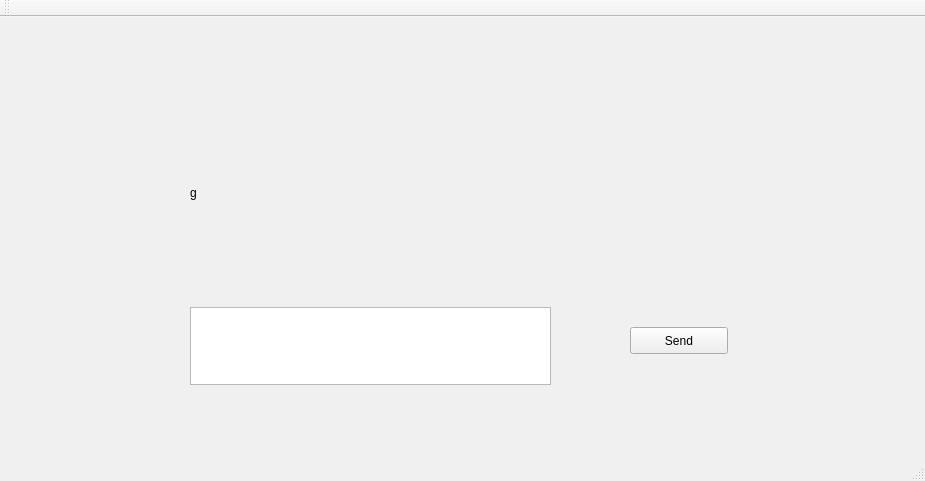
<?xml version="1.0" encoding="UTF-8"?>
<ui version="4.0">
 <class>MainWindow</class>
 <widget class="QMainWindow" name="MainWindow">
  <property name="geometry">
   <rect>
    <x>0</x>
    <y>0</y>
    <width>925</width>
    <height>481</height>
   </rect>
  </property>
  <property name="palette">
   <palette>
    <active>
     <colorrole role="Base">
      <brush brushstyle="SolidPattern">
       <color alpha="255">
        <red>255</red>
        <green>255</green>
        <blue>255</blue>
       </color>
      </brush>
     </colorrole>
     <colorrole role="Window">
      <brush brushstyle="SolidPattern">
       <color alpha="255">
        <red>240</red>
        <green>240</green>
        <blue>240</blue>
       </color>
      </brush>
     </colorrole>
    </active>
    <inactive>
     <colorrole role="Base">
      <brush brushstyle="SolidPattern">
       <color alpha="255">
        <red>255</red>
        <green>255</green>
        <blue>255</blue>
       </color>
      </brush>
     </colorrole>
     <colorrole role="Window">
      <brush brushstyle="SolidPattern">
       <color alpha="255">
        <red>240</red>
        <green>240</green>
        <blue>240</blue>
       </color>
      </brush>
     </colorrole>
    </inactive>
    <disabled>
     <colorrole role="Base">
      <brush brushstyle="SolidPattern">
       <color alpha="255">
        <red>240</red>
        <green>240</green>
        <blue>240</blue>
       </color>
      </brush>
     </colorrole>
     <colorrole role="Window">
      <brush brushstyle="SolidPattern">
       <color alpha="255">
        <red>240</red>
        <green>240</green>
        <blue>240</blue>
       </color>
      </brush>
     </colorrole>
    </disabled>
   </palette>
  </property>
  <property name="windowTitle">
   <string>MainWindow</string>
  </property>
  <widget class="QWidget" name="centralWidget">
   <widget class="QTextEdit" name="textEdit">
    <property name="geometry">
     <rect>
      <x>190</x>
      <y>290</y>
      <width>361</width>
      <height>78</height>
     </rect>
    </property>
   </widget>
   <widget class="QLabel" name="label">
    <property name="geometry">
     <rect>
      <x>190</x>
      <y>80</y>
      <width>461</width>
      <height>191</height>
     </rect>
    </property>
    <property name="text">
     <string>g</string>
    </property>
   </widget>
   <widget class="QPushButton" name="pushButton">
    <property name="geometry">
     <rect>
      <x>630</x>
      <y>310</y>
      <width>98</width>
      <height>27</height>
     </rect>
    </property>
    <property name="text">
     <string>Send</string>
    </property>
   </widget>
  </widget>
  <widget class="QToolBar" name="mainToolBar">
   <attribute name="toolBarArea">
    <enum>TopToolBarArea</enum>
   </attribute>
   <attribute name="toolBarBreak">
    <bool>false</bool>
   </attribute>
  </widget>
  <widget class="QStatusBar" name="statusBar"/>
  <widget class="QMenuBar" name="menuBar">
   <property name="geometry">
    <rect>
     <x>0</x>
     <y>0</y>
     <width>925</width>
     <height>25</height>
    </rect>
   </property>
   <property name="palette">
    <palette>
     <active>
      <colorrole role="WindowText">
       <brush brushstyle="SolidPattern">
        <color alpha="255">
         <red>0</red>
         <green>0</green>
         <blue>0</blue>
        </color>
       </brush>
      </colorrole>
      <colorrole role="Button">
       <brush brushstyle="SolidPattern">
        <color alpha="255">
         <red>240</red>
         <green>16</green>
         <blue>46</blue>
        </color>
       </brush>
      </colorrole>
      <colorrole role="Light">
       <brush brushstyle="SolidPattern">
        <color alpha="255">
         <red>255</red>
         <green>122</green>
         <blue>140</blue>
        </color>
       </brush>
      </colorrole>
      <colorrole role="Midlight">
       <brush brushstyle="SolidPattern">
        <color alpha="255">
         <red>247</red>
         <green>69</green>
         <blue>93</blue>
        </color>
       </brush>
      </colorrole>
      <colorrole role="Dark">
       <brush brushstyle="SolidPattern">
        <color alpha="255">
         <red>120</red>
         <green>8</green>
         <blue>23</blue>
        </color>
       </brush>
      </colorrole>
      <colorrole role="Mid">
       <brush brushstyle="SolidPattern">
        <color alpha="255">
         <red>160</red>
         <green>10</green>
         <blue>30</blue>
        </color>
       </brush>
      </colorrole>
      <colorrole role="Text">
       <brush brushstyle="SolidPattern">
        <color alpha="255">
         <red>0</red>
         <green>0</green>
         <blue>0</blue>
        </color>
       </brush>
      </colorrole>
      <colorrole role="BrightText">
       <brush brushstyle="SolidPattern">
        <color alpha="255">
         <red>255</red>
         <green>255</green>
         <blue>255</blue>
        </color>
       </brush>
      </colorrole>
      <colorrole role="ButtonText">
       <brush brushstyle="SolidPattern">
        <color alpha="255">
         <red>0</red>
         <green>0</green>
         <blue>0</blue>
        </color>
       </brush>
      </colorrole>
      <colorrole role="Base">
       <brush brushstyle="SolidPattern">
        <color alpha="255">
         <red>255</red>
         <green>255</green>
         <blue>255</blue>
        </color>
       </brush>
      </colorrole>
      <colorrole role="Window">
       <brush brushstyle="SolidPattern">
        <color alpha="255">
         <red>240</red>
         <green>16</green>
         <blue>46</blue>
        </color>
       </brush>
      </colorrole>
      <colorrole role="Shadow">
       <brush brushstyle="SolidPattern">
        <color alpha="255">
         <red>0</red>
         <green>0</green>
         <blue>0</blue>
        </color>
       </brush>
      </colorrole>
      <colorrole role="AlternateBase">
       <brush brushstyle="SolidPattern">
        <color alpha="255">
         <red>247</red>
         <green>135</green>
         <blue>150</blue>
        </color>
       </brush>
      </colorrole>
      <colorrole role="ToolTipBase">
       <brush brushstyle="SolidPattern">
        <color alpha="255">
         <red>255</red>
         <green>255</green>
         <blue>220</blue>
        </color>
       </brush>
      </colorrole>
      <colorrole role="ToolTipText">
       <brush brushstyle="SolidPattern">
        <color alpha="255">
         <red>0</red>
         <green>0</green>
         <blue>0</blue>
        </color>
       </brush>
      </colorrole>
     </active>
     <inactive>
      <colorrole role="WindowText">
       <brush brushstyle="SolidPattern">
        <color alpha="255">
         <red>0</red>
         <green>0</green>
         <blue>0</blue>
        </color>
       </brush>
      </colorrole>
      <colorrole role="Button">
       <brush brushstyle="SolidPattern">
        <color alpha="255">
         <red>240</red>
         <green>16</green>
         <blue>46</blue>
        </color>
       </brush>
      </colorrole>
      <colorrole role="Light">
       <brush brushstyle="SolidPattern">
        <color alpha="255">
         <red>255</red>
         <green>122</green>
         <blue>140</blue>
        </color>
       </brush>
      </colorrole>
      <colorrole role="Midlight">
       <brush brushstyle="SolidPattern">
        <color alpha="255">
         <red>247</red>
         <green>69</green>
         <blue>93</blue>
        </color>
       </brush>
      </colorrole>
      <colorrole role="Dark">
       <brush brushstyle="SolidPattern">
        <color alpha="255">
         <red>120</red>
         <green>8</green>
         <blue>23</blue>
        </color>
       </brush>
      </colorrole>
      <colorrole role="Mid">
       <brush brushstyle="SolidPattern">
        <color alpha="255">
         <red>160</red>
         <green>10</green>
         <blue>30</blue>
        </color>
       </brush>
      </colorrole>
      <colorrole role="Text">
       <brush brushstyle="SolidPattern">
        <color alpha="255">
         <red>0</red>
         <green>0</green>
         <blue>0</blue>
        </color>
       </brush>
      </colorrole>
      <colorrole role="BrightText">
       <brush brushstyle="SolidPattern">
        <color alpha="255">
         <red>255</red>
         <green>255</green>
         <blue>255</blue>
        </color>
       </brush>
      </colorrole>
      <colorrole role="ButtonText">
       <brush brushstyle="SolidPattern">
        <color alpha="255">
         <red>0</red>
         <green>0</green>
         <blue>0</blue>
        </color>
       </brush>
      </colorrole>
      <colorrole role="Base">
       <brush brushstyle="SolidPattern">
        <color alpha="255">
         <red>255</red>
         <green>255</green>
         <blue>255</blue>
        </color>
       </brush>
      </colorrole>
      <colorrole role="Window">
       <brush brushstyle="SolidPattern">
        <color alpha="255">
         <red>240</red>
         <green>16</green>
         <blue>46</blue>
        </color>
       </brush>
      </colorrole>
      <colorrole role="Shadow">
       <brush brushstyle="SolidPattern">
        <color alpha="255">
         <red>0</red>
         <green>0</green>
         <blue>0</blue>
        </color>
       </brush>
      </colorrole>
      <colorrole role="AlternateBase">
       <brush brushstyle="SolidPattern">
        <color alpha="255">
         <red>247</red>
         <green>135</green>
         <blue>150</blue>
        </color>
       </brush>
      </colorrole>
      <colorrole role="ToolTipBase">
       <brush brushstyle="SolidPattern">
        <color alpha="255">
         <red>255</red>
         <green>255</green>
         <blue>220</blue>
        </color>
       </brush>
      </colorrole>
      <colorrole role="ToolTipText">
       <brush brushstyle="SolidPattern">
        <color alpha="255">
         <red>0</red>
         <green>0</green>
         <blue>0</blue>
        </color>
       </brush>
      </colorrole>
     </inactive>
     <disabled>
      <colorrole role="WindowText">
       <brush brushstyle="SolidPattern">
        <color alpha="255">
         <red>120</red>
         <green>8</green>
         <blue>23</blue>
        </color>
       </brush>
      </colorrole>
      <colorrole role="Button">
       <brush brushstyle="SolidPattern">
        <color alpha="255">
         <red>240</red>
         <green>16</green>
         <blue>46</blue>
        </color>
       </brush>
      </colorrole>
      <colorrole role="Light">
       <brush brushstyle="SolidPattern">
        <color alpha="255">
         <red>255</red>
         <green>122</green>
         <blue>140</blue>
        </color>
       </brush>
      </colorrole>
      <colorrole role="Midlight">
       <brush brushstyle="SolidPattern">
        <color alpha="255">
         <red>247</red>
         <green>69</green>
         <blue>93</blue>
        </color>
       </brush>
      </colorrole>
      <colorrole role="Dark">
       <brush brushstyle="SolidPattern">
        <color alpha="255">
         <red>120</red>
         <green>8</green>
         <blue>23</blue>
        </color>
       </brush>
      </colorrole>
      <colorrole role="Mid">
       <brush brushstyle="SolidPattern">
        <color alpha="255">
         <red>160</red>
         <green>10</green>
         <blue>30</blue>
        </color>
       </brush>
      </colorrole>
      <colorrole role="Text">
       <brush brushstyle="SolidPattern">
        <color alpha="255">
         <red>120</red>
         <green>8</green>
         <blue>23</blue>
        </color>
       </brush>
      </colorrole>
      <colorrole role="BrightText">
       <brush brushstyle="SolidPattern">
        <color alpha="255">
         <red>255</red>
         <green>255</green>
         <blue>255</blue>
        </color>
       </brush>
      </colorrole>
      <colorrole role="ButtonText">
       <brush brushstyle="SolidPattern">
        <color alpha="255">
         <red>120</red>
         <green>8</green>
         <blue>23</blue>
        </color>
       </brush>
      </colorrole>
      <colorrole role="Base">
       <brush brushstyle="SolidPattern">
        <color alpha="255">
         <red>240</red>
         <green>16</green>
         <blue>46</blue>
        </color>
       </brush>
      </colorrole>
      <colorrole role="Window">
       <brush brushstyle="SolidPattern">
        <color alpha="255">
         <red>240</red>
         <green>16</green>
         <blue>46</blue>
        </color>
       </brush>
      </colorrole>
      <colorrole role="Shadow">
       <brush brushstyle="SolidPattern">
        <color alpha="255">
         <red>0</red>
         <green>0</green>
         <blue>0</blue>
        </color>
       </brush>
      </colorrole>
      <colorrole role="AlternateBase">
       <brush brushstyle="SolidPattern">
        <color alpha="255">
         <red>240</red>
         <green>16</green>
         <blue>46</blue>
        </color>
       </brush>
      </colorrole>
      <colorrole role="ToolTipBase">
       <brush brushstyle="SolidPattern">
        <color alpha="255">
         <red>255</red>
         <green>255</green>
         <blue>220</blue>
        </color>
       </brush>
      </colorrole>
      <colorrole role="ToolTipText">
       <brush brushstyle="SolidPattern">
        <color alpha="255">
         <red>0</red>
         <green>0</green>
         <blue>0</blue>
        </color>
       </brush>
      </colorrole>
     </disabled>
    </palette>
   </property>
  </widget>
 </widget>
 <layoutdefault spacing="6" margin="11"/>
 <resources/>
 <connections>
  <connection>
   <sender>pushButton</sender>
   <signal>clicked()</signal>
   <receiver>label</receiver>
   <slot>update()</slot>
   <hints>
    <hint type="sourcelabel">
     <x>699</x>
     <y>362</y>
    </hint>
    <hint type="destinationlabel">
     <x>513</x>
     <y>155</y>
    </hint>
   </hints>
  </connection>
 </connections>
</ui>
